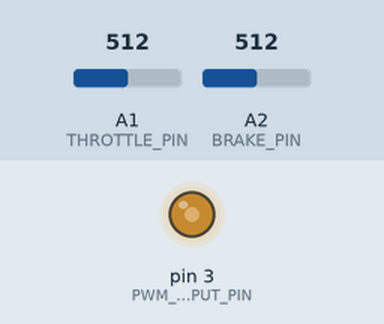
A sketch run on a simulated Arduino Uno, built with avr-gcc and run on an emulated ATmega328P. Shown: output pins drawn as LEDs (lit = HIGH). The inputs (shaded band) are chosen by the test bench; at power-on: A1 (THROTTLE_PIN) = 512, A2 (BRAKE_PIN) = 512.

Above: at 1.2 s.
1.3 s: A1 (THROTTLE_PIN) set to 716
At 2.5 s:
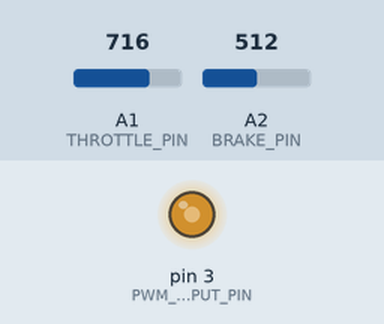
2.8 s: A2 (BRAKE_PIN) set to 716
At 3.7 s:
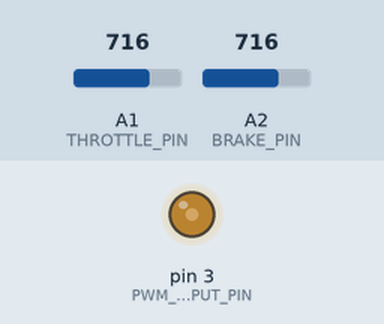
4.3 s: A2 (BRAKE_PIN) set to 511
At 4.7 s:
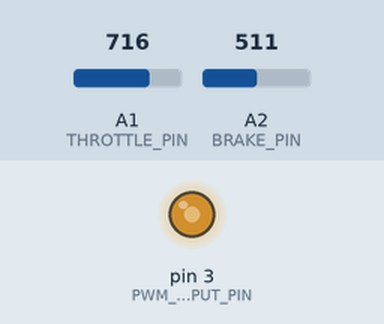
5.8 s: A1 (THROTTLE_PIN) set to 511
At 6.1 s:
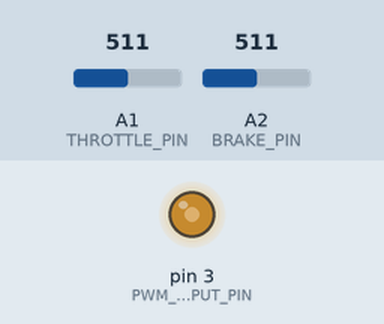
Timing chart, 0 to 8.3 s (numbered marks = the images above; inputs shaded):
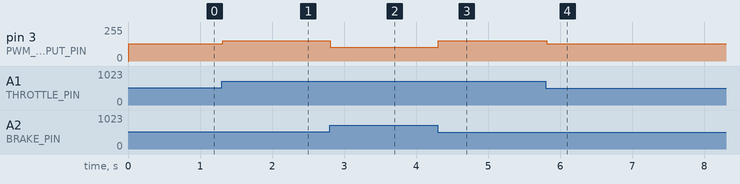

Measured:
- after the input at 1.3 s, pin 3 (PWM_OUTPUT_PIN): 128/255 → 153/255 at once
- after the input at 2.8 s, pin 3 (PWM_OUTPUT_PIN): 153/255 → 103/255 at once
- after the input at 4.3 s, pin 3 (PWM_OUTPUT_PIN): 103/255 → 153/255 at once
- after the input at 5.8 s, pin 3 (PWM_OUTPUT_PIN): 153/255 → 128/255 at once

The sketch:

arduino-pwm-throttle.ino
```cpp
#define PWM_OUTPUT_PIN         3  // Digital pin to output the PWM signal on.
#define THROTTLE_PIN      PIN_A1  // Analog pin to read the throttle value from.
#define BRAKE_PIN         PIN_A2  // Analog pin to read the brake value from.

#define ADC_NEUTRAL_RANGE     10  // Neutral range above the neutral point.
#define ADC_MULTISAMPLE_COUNT 16  // ADC Multisample count when taking averaged readings.


/*
*  ADC Multisampling function
*/
int analogReadMultisample(uint8_t pin) {

    int sum = 0;

    for (uint8_t i = 0; i < ADC_MULTISAMPLE_COUNT; i++)
        sum += analogRead(pin);

    return (int) round(sum / ADC_MULTISAMPLE_COUNT);
}


/*
*  ADC Neutral points (read at boot)
*/
int throttle_neutral_point;
int brake_neutral_point;

void setup() {

    Serial.begin(9600);

    pinMode(PWM_OUTPUT_PIN,      OUTPUT);
    pinMode(THROTTLE_PIN, INPUT);
    pinMode(BRAKE_PIN,    INPUT);

    throttle_neutral_point = analogReadMultisample(THROTTLE_PIN);
    brake_neutral_point    = analogReadMultisample(BRAKE_PIN);
}


int throttle_reading;
int brake_reading;
int output_pwm_duty;

void loop() {

    output_pwm_duty = 0.5;
    throttle_reading = analogReadMultisample(THROTTLE_PIN);
    brake_reading    = analogReadMultisample(BRAKE_PIN);

    // Ignore throttle while braking.

    if (brake_reading > (brake_neutral_point + ADC_NEUTRAL_RANGE)) {

        output_pwm_duty = 128 - (brake_reading - brake_neutral_point) / 8;

    } else if (throttle_reading > (throttle_neutral_point + ADC_NEUTRAL_RANGE)) {

        output_pwm_duty = 128 + (throttle_reading - throttle_neutral_point) / 8;

    } else {

        output_pwm_duty = 128;

    }

    analogWrite(PWM_OUTPUT_PIN, output_pwm_duty);
    delay(10);
}
```
